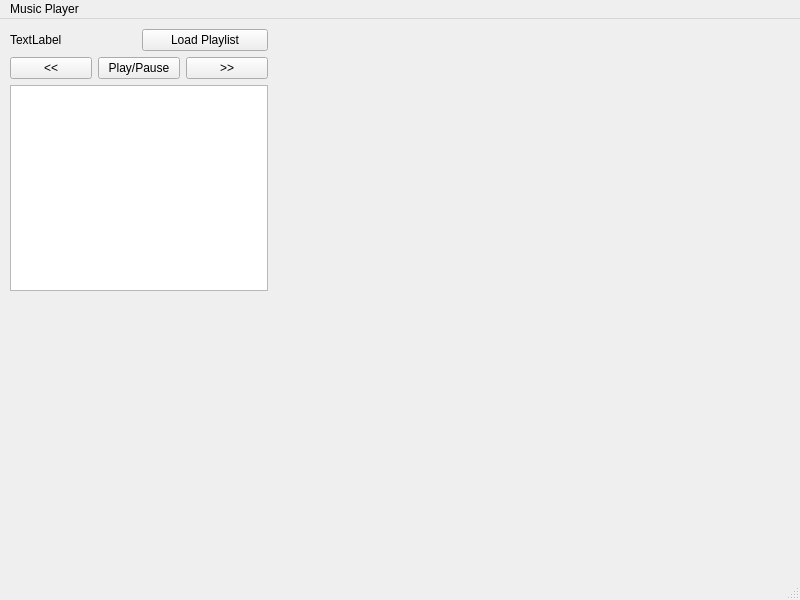
<?xml version="1.0" encoding="UTF-8"?>
<ui version="4.0">
 <class>Player</class>
 <widget class="QMainWindow" name="Player">
  <property name="geometry">
   <rect>
    <x>0</x>
    <y>0</y>
    <width>800</width>
    <height>600</height>
   </rect>
  </property>
  <property name="windowTitle">
   <string>Player</string>
  </property>
  <widget class="QWidget" name="centralwidget">
   <widget class="QWidget" name="layoutWidget">
    <property name="geometry">
     <rect>
      <x>10</x>
      <y>10</y>
      <width>258</width>
      <height>262</height>
     </rect>
    </property>
    <layout class="QVBoxLayout" name="verticalLayout_2">
     <item>
      <layout class="QVBoxLayout" name="verticalLayout">
       <item>
        <layout class="QHBoxLayout" name="horizontalLayout">
         <item>
          <widget class="QLabel" name="songLabel">
           <property name="text">
            <string>TextLabel</string>
           </property>
          </widget>
         </item>
         <item>
          <widget class="QPushButton" name="loadSong">
           <property name="text">
            <string>Load Playlist</string>
           </property>
          </widget>
         </item>
        </layout>
       </item>
       <item>
        <layout class="QHBoxLayout" name="horizontalLayout_2">
         <item>
          <widget class="QPushButton" name="backButton">
           <property name="text">
            <string>&lt;&lt;</string>
           </property>
          </widget>
         </item>
         <item>
          <widget class="QPushButton" name="playButton">
           <property name="text">
            <string>Play/Pause</string>
           </property>
          </widget>
         </item>
         <item>
          <widget class="QPushButton" name="skipButton">
           <property name="text">
            <string>&gt;&gt;</string>
           </property>
          </widget>
         </item>
        </layout>
       </item>
      </layout>
     </item>
     <item>
      <widget class="QListWidget" name="listOfSongs"/>
     </item>
    </layout>
   </widget>
  </widget>
  <widget class="QMenuBar" name="menubar">
   <property name="geometry">
    <rect>
     <x>0</x>
     <y>0</y>
     <width>800</width>
     <height>22</height>
    </rect>
   </property>
   <widget class="QMenu" name="menuMusic_Player">
    <property name="title">
     <string>Music Player</string>
    </property>
   </widget>
   <addaction name="menuMusic_Player"/>
  </widget>
  <widget class="QStatusBar" name="statusbar"/>
 </widget>
 <resources/>
 <connections/>
</ui>
